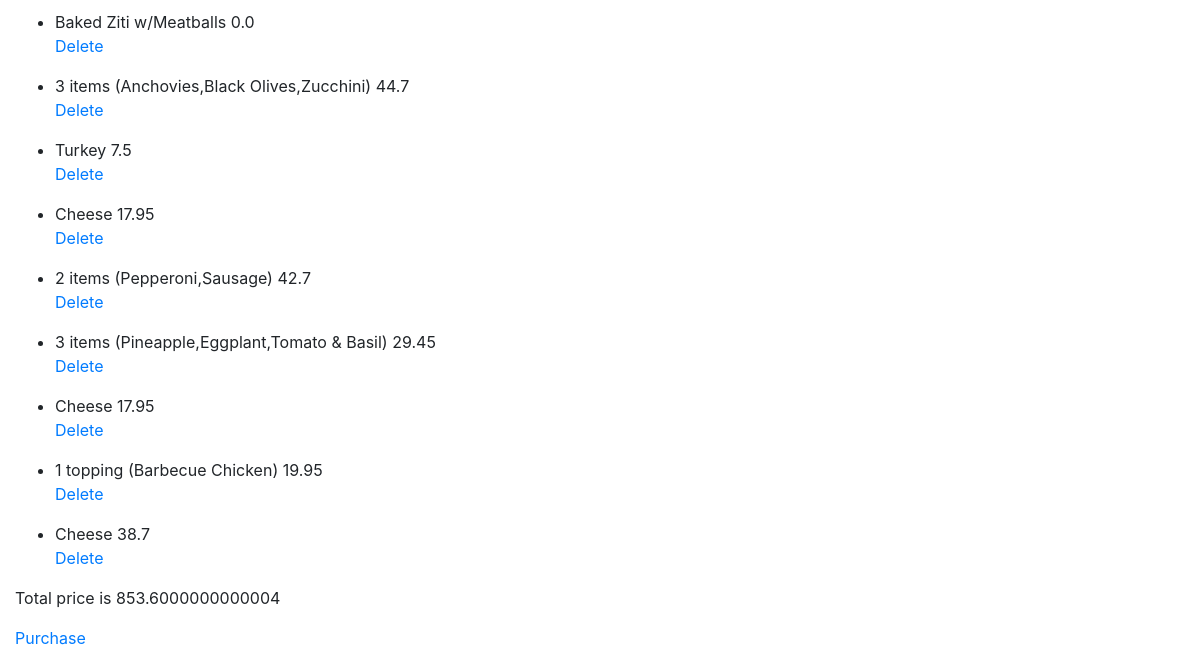
The page /carts (signed in, lower part) on the database as committed earlier.
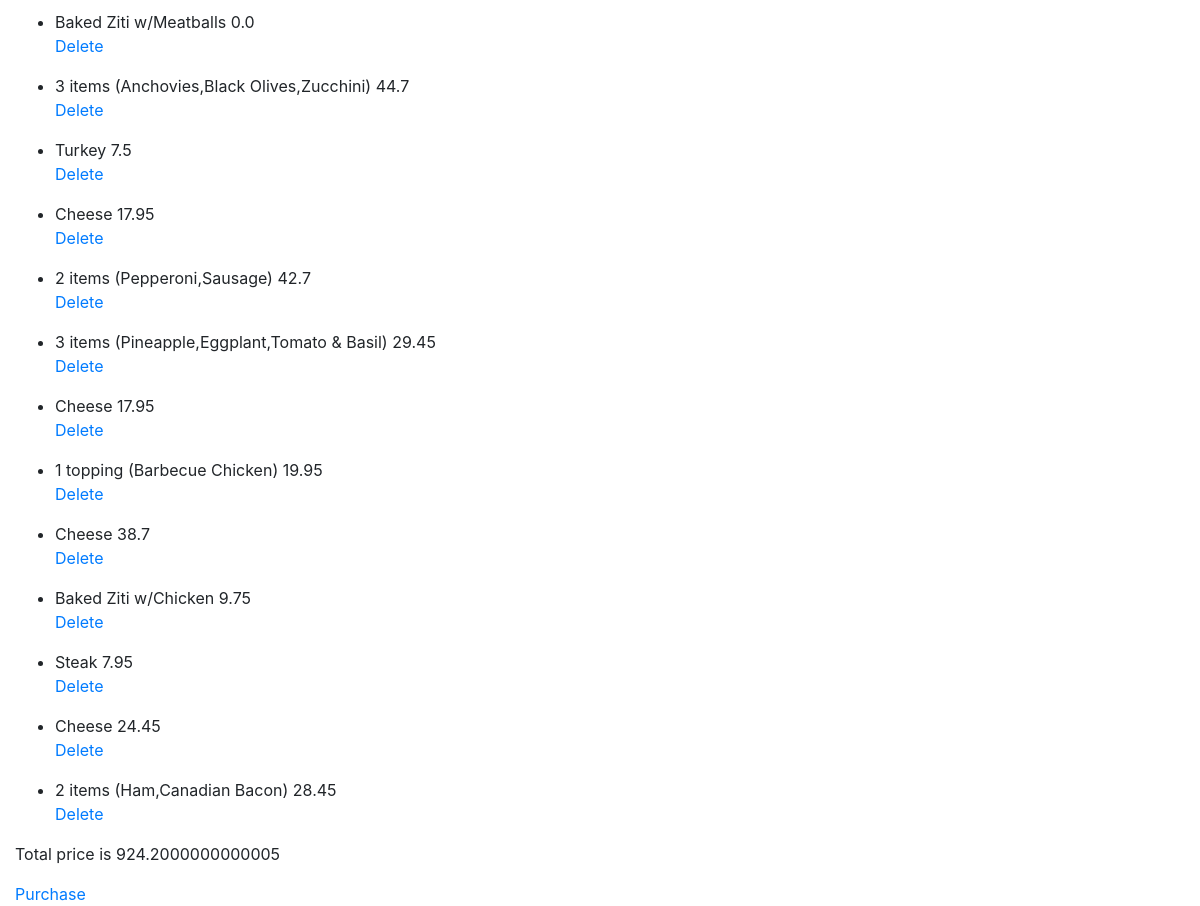
The same page on the database as committed later.
### pizza/models.py (models this page shows, shortened)
class Order(models.Model):
    item = models.TextField()
    user = models.ForeignKey(User, on_delete=models.CASCADE)
    price = models.FloatField(default=0.0)
    topping = models.ManyToManyField(Topping, blank=True, related_name='topping')

### pizza/views.py (the view)
# urls.py: path("carts", views.carts, name='carts'),
def carts(request):
    if not request.user.is_authenticated:
        return render(request, "pizza/login.html", {"message":None})
    shopping = Order.objects.filter(user=request.user)
    total_price = sum(float(i.price) for i in shopping)
    food = [([i.item, i.price], i.id) for i in shopping]
    context = {
        'food': food,
        'price': total_price
    }
    return render(request, "pizza/cart.html", context)

### pizza/templates/pizza/cart.html (shortened to what this page needs)
{% extends "pizza/layout.html" %}
{% block body %}
    <div id="carts">
            {% for item in food %}
            <ul>
                <li><span>{{ item.0.0 }}</span>  <span>{{ item.0.1 }}</span></li>
                <a href="{% url 'delete' item.1 %}">Delete</a>
            </ul>
            {% endfor %}
            <p>Total price is {{ price }}</p>
            <a href="{% url 'purchasing' %}">Purchase</a>
    </div>
{% endblock %}

Rows that differ between the two databases and show on the page:
added Order: item "Baked Ziti w/Chicken", price "9.75"
added Order: item "Steak", price "7.95"
added Order: item "Cheese", price "24.45"
added Order: item "2 items (Ham,Canadian Bacon)", price "28.45"
Other text that changed with them:
{{ price }}: "853.6000000000004" → "924.2000000000005"
new list line: "Delete"
